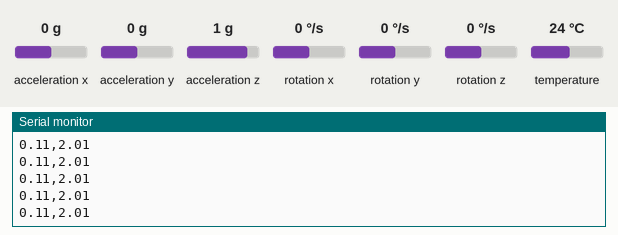
Simulated run of this sketch. Board: Arduino Leonardo, built with avr-gcc and run on an emulated ATmega32U4. On the bench: the last lines printed to the serial monitor. Inputs (shaded band) come from the test bench; at power-on: acceleration y 0 g, acceleration z 1 g, acceleration x 0 g, rotation x 0 °/s, rotation y 0 °/s, rotation z 0 °/s, temperature 24 °C.

Above: at 1.3 s.
1.4 s: acceleration y set to -1.4 g
At 1.69 s:
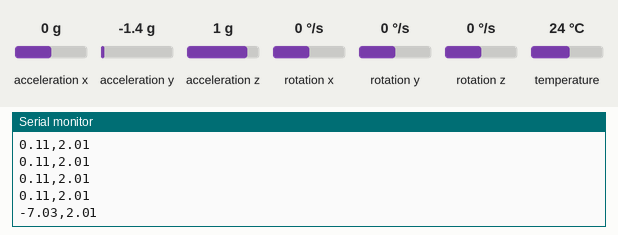
2.9 s: acceleration z set to -1.4 g
At 3.11 s:
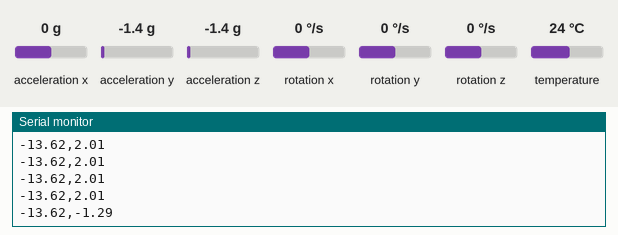
4.4 s: acceleration y set to -0.8 g
At 4.52 s:
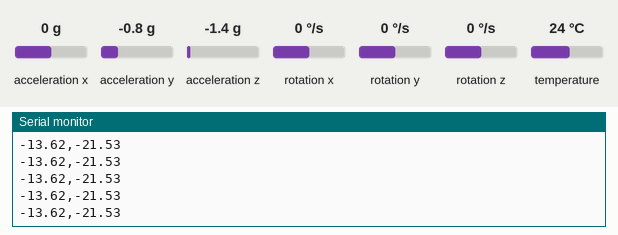
Timing chart, 0 to 7.4 s (numbered marks = the images above; inputs shaded):
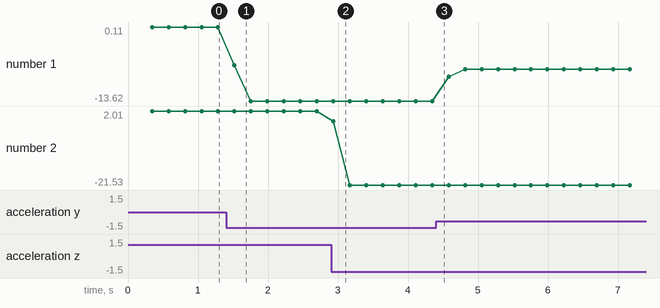

The sketch:

GY521.ino
```cpp
#include <Adafruit_MPU6050.h>
#include <Adafruit_Sensor.h>
#include <Wire.h>

Adafruit_MPU6050 mpu;
int med = 100; // Define o valor da media
float accz = 0, accy = 0;
float speedz = 0, speedy = 0;
float distz = 0, disty = 0;
float media_accz = 0, media_accy = 0;
float tempoAtual = 0;
float intervalo = 0;
float ultimoTempo = 0;
float anterior_accz = 0, anterior_accy = 0;
float anterior_speedz = 0, anterior_speedy = 0;
bool parado;

void setup(void) {
  Serial.begin(115200);
  while (!Serial)
    delay(10); // will pause Zero, Leonardo, etc until serial console opens

  // Try to initialize!
  if (!mpu.begin()) {
    while (1) {
      delay(10);
    }
  }

  mpu.setAccelerometerRange(MPU6050_RANGE_8_G);
  mpu.setGyroRange(MPU6050_RANGE_500_DEG);
  mpu.setFilterBandwidth(MPU6050_BAND_21_HZ);

  delay(100);
}

void loop() {
  accz = 0;
  accy = 0;
  media_accz = 0;
  media_accy = 0;
  tempoAtual = millis();
  for(int i=0; i<med; i++){
    sensors_event_t a, g, temp;
    mpu.getEvent(&a, &g, &temp);
    media_accz += a.acceleration.z - 7.8;
    media_accy += a.acceleration.y + 0.11;
  }
  intervalo = (tempoAtual - ultimoTempo)/1000;
  accz = media_accz/med;
  accy = media_accy/med;
  speedz = (accz - anterior_accz)/intervalo;
  speedy = (accy - anterior_accy)/intervalo;
  distz = (speedz - anterior_speedz)/intervalo;
  disty = (speedy - anterior_speedy)/intervalo;

  Serial.print(accy);
  Serial.print(",");
  Serial.print(accz);
  //Serial.print(speedy);
  //Serial.print(",");
  //Serial.print(disty);
/*
  Serial.print(",");

  Serial.print(",");
  Serial.print(speedz);
  Serial.print(",");
  Serial.print(distz);
*/
  anterior_accz = accz;
  anterior_accy = accy;
  anterior_speedz = speedz;
  anterior_speedy = speedy;
  ultimoTempo = tempoAtual;
  parado = 0;
  Serial.println("");
}
```

Measured:
- after the input at 1.4 s, the serial monitor: prints a new line after 0.12 s (image 1)
- after the input at 2.9 s, the serial monitor: prints a new line at once (image 2)
- plotted number 1: 0.11 → -13.62 after the input at 1.4 s, -13.62 → -7.74 after the input at 4.4 s
- plotted number 2: 2.01 → -21.53 after the input at 2.9 s
